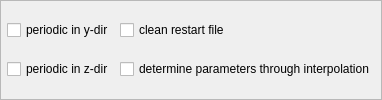
              <widget class="QFrame" name="optionsFrame_1">
               <property name="minimumSize">
                <size>
                 <width>0</width>
                 <height>0</height>
                </size>
               </property>
               <property name="frameShape">
                <enum>QFrame::StyledPanel</enum>
               </property>
               <property name="frameShadow">
                <enum>QFrame::Raised</enum>
               </property>
               <layout class="QGridLayout" name="gridLayout_9">
                <property name="leftMargin">
                 <number>6</number>
                </property>
                <property name="topMargin">
                 <number>6</number>
                </property>
                <property name="rightMargin">
                 <number>6</number>
                </property>
                <property name="bottomMargin">
                 <number>6</number>
                </property>
                <item row="2" column="1">
                 <widget class="QCheckBox" name="CBx_periodicZ">
                  <property name="text">
                   <string>periodic in z-dir</string>
                  </property>
                 </widget>
                </item>
                <item row="1" column="2">
                 <widget class="QCheckBox" name="CBx_cleanRestart">
                  <property name="text">
                   <string>clean restart file</string>
                  </property>
                 </widget>
                </item>
                <item row="2" column="2">
                 <widget class="QCheckBox" name="CBx_interpolateParameters">
                  <property name="text">
                   <string>determine parameters through interpolation</string>
                  </property>
                 </widget>
                </item>
                <item row="1" column="1">
                 <widget class="QCheckBox" name="CBx_periodicY">
                  <property name="text">
                   <string>periodic in y-dir</string>
                  </property>
                 </widget>
                </item>
               </layout>
              </widget>
